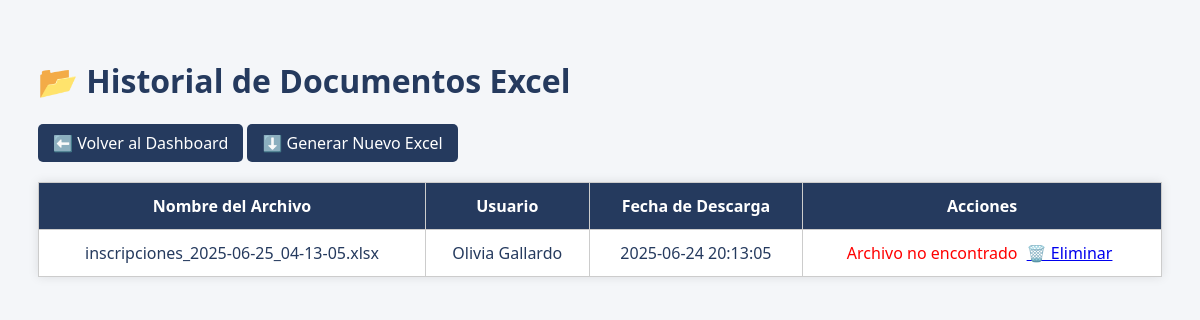
Page /ver_documentos.php (signed in) on the committed database.
### tables this page shows
CREATE TABLE `documentos_excel` (
  `id` int(11) NOT NULL AUTO_INCREMENT,
  `nombre_archivo` varchar(255) NOT NULL,
  `ruta` varchar(255) NOT NULL,
  `usuario` varchar(100) NOT NULL,
  `fecha_subida` datetime DEFAULT current_timestamp(),
  PRIMARY KEY (`id`)
);

### ver_documentos.php (the view, shortened to what this page needs)
<?php
require 'config/db.php';
$resultado = $conn->query("SELECT * FROM documentos_excel ORDER BY fecha_subida DESC");
?>
<!DOCTYPE html>
<html lang="es">
<head>
</head>
<body>
<h1>📂 Historial de Documentos Excel</h1>
<a href="dashboard.php" class="button-link">⬅️ Volver al Dashboard</a>
<a href="descargar.php" class="button-link">⬇️ Generar Nuevo Excel</a>
<table>
    <tr>
        <th>Nombre del Archivo</th>
        <th>Usuario</th>
        <th>Fecha de Descarga</th>
        <th>Acciones</th>
    </tr>
    <?php while ($row = $resultado->fetch_assoc()) { ?>
        <tr>
            <td><?= htmlspecialchars($row['nombre_archivo']) ?></td>
            <td><?= htmlspecialchars($row['usuario']) ?></td>
            <td><?= $row['fecha_subida'] ?></td>
            <td class="acciones">
                <?php if (file_exists($row['ruta'])): ?>
                    <a href="<?= $row['ruta'] ?>" download>📥 Descargar</a>
                <?php else: ?>
                    <span style="color:red;">Archivo no encontrado</span>
                <?php endif; ?>
                <a href="ver_documentos.php?eliminar=<?= $row['id'] ?>" onclick="return confirm('¿Seguro que deseas eliminar este archivo?')">🗑️ Eliminar</a>
            </td>
        </tr>
    <?php } ?>
</table>
</body>
</html>

### ver_documentos.php (style rules this page uses)
body { font-family: 'Segoe UI', sans-serif; background: #f4f6f9; padding: 30px; color: #253a5e; }
table { width: 100%; border-collapse: collapse; background: white; box-shadow: 0 0 10px rgba(0,0,0,0.1); }
th, td { padding: 12px; border: 1px solid #ccc; text-align: center; }
th { background-color: #253a5e; color: white; }
a.button-link { background: #253a5e; color: white; text-decoration: none; padding: 8px 15px; border-radius: 5px; display: inline-block; margin-bottom: 20px; }
.acciones a { margin: 0 5px; }

### rows in the picture
documentos_excel: nombre_archivo "inscripciones_2025-06-25_04-13-05.xlsx", usuario "Olivia Gallardo", fecha_subida "2025-06-24 20:13:05", shows "Archivo no encontrado"
